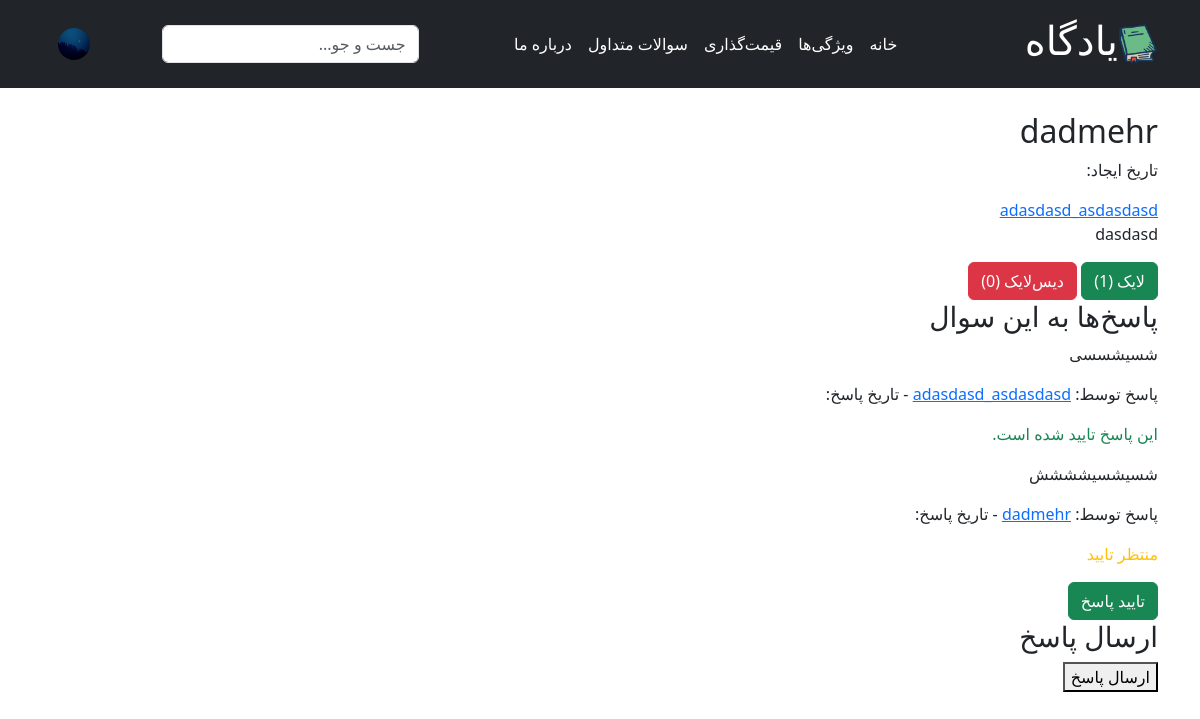
Screenshot of /question/2/ (signed in) with the database file from the repository.
### home/models.py (models this page shows, shortened)
class Question(models.Model):
    title = models.CharField(max_length=255)
    content = models.TextField()
    created_at = models.DateTimeField(auto_now_add=True)
    user = models.ForeignKey(User, on_delete=models.SET_NULL, null=True, blank=True)
    likes_count = models.ManyToManyField(
        User, related_name="liked_questions", blank=True
    )
    dislikes_count = models.ManyToManyField(
        User, related_name="disliked_questions", blank=True
    )

class Reply(models.Model):
    content = models.TextField()
    question = models.ForeignKey(
        "Question", related_name="replies", on_delete=models.CASCADE
    )
    user = models.ForeignKey(
        "auth.User", on_delete=models.SET_NULL, null=True, blank=True
    )
    created_at = models.DateTimeField(auto_now_add=True)
    is_approved = models.BooleanField(default=False)

### home/views.py (the view)
# urls.py: path("question/<int:question_id>/", question_detail, name="question_detail"),
def question_detail(request, question_id):
    question = get_object_or_404(Question, id=question_id)
    likes_count = question.likes_count.count()
    dislikes_count = question.dislikes_count.count()
    user_liked = (
        request.user in question.likes_count.all()
        if request.user.is_authenticated
        else False
    )
    user_disliked = (
        request.user in question.dislikes_count.all()
        if request.user.is_authenticated
        else False
    )
    return render(
        request,
        "question_detail.html",
        {
            "question": question,
            "likes_count": likes_count,
            "dislikes_count": dislikes_count,
            "user_liked": user_liked,
            "user_disliked": user_disliked,
        },
    )

### home/templatetags/custom_filters.py (called while the page is built)
@register.filter
def jalali_date(value):
    if value:
        return jdatetime.date.fromgregorian(date=value).strftime("%d %B")
    return value

### home/templates/question_detail.html (shortened to what this page needs)
{% extends 'base.html' %}
{% load custom_filters %}
{% block content %}
<div class="question-detail-container">
    <div class="question-header">
        <h2>{{ question.title }}</h2>
        <p class="question-meta">تاریخ ایجاد: {{ question.created_at|jalali_date }}</p>
        {% if question.user and question.user.username %}
            <a href="{% url 'user_profile' question.user.username %}">{{ question.user.username }}</a>
        {% else %}
            <span>کاربر ناشناس</span>
        {% endif %}
    </div>
    <div class="question-content">
        <p>{{ question.content }}</p>
    </div>
    <div class="question-reactions">
        <button id="like-button" class="btn btn-success" onclick="toggleReaction('like')">
            لایک ({{ likes_count }})
        </button>
        <button id="dislike-button" class="btn btn-danger" onclick="toggleReaction('dislike')">
            دیس‌لایک ({{ dislikes_count }})
        </button>
    </div>
    <div class="replies-section">
        <h3>پاسخ‌ها به این سوال</h3>
        {% if question.replies.all %}
            <div>
                {% for reply in question.replies.all %}
                    <div class="reply-item">
                        <p>{{ reply.content }}</p>
                        <p class="reply-meta">
                            پاسخ توسط:
                            {% if reply.user %}
                                <a href="{% url 'user_profile' reply.user.username %}">{{ reply.user.username }}</a>
                            {% else %}
                                کاربر ناشناس
                            {% endif %}
                            - تاریخ پاسخ: {{ reply.created_at|jalali_date }}
                        </p>
                        <p class="reply-status">
                            {% if reply.is_approved %}
                                <span class="text-success">این پاسخ تایید شده است.</span>
                            {% else %}
                                <span class="text-warning">منتظر تایید</span>
                            {% endif %}
                        </p>
                        {% if user == question.user and not reply.is_approved %}
                            <form action="{% url 'approve_reply' reply.id %}" method="POST">
                                <button type="submit" class="btn btn-success">تایید پاسخ</button>
                            </form>
                        {% endif %}
                    </div>
                {% endfor %}
            </div>
        {% else %}
            <p>هیچ پاسخی برای این سوال ثبت نشده است.</p>
        {% endif %}
    </div>
    {% if user.is_authenticated %}
        <div class="reply-form">
            <h3>ارسال پاسخ</h3>
            <form method="POST">
                <button type="submit">ارسال پاسخ</button>
            </form>
        </div>
    {% else %}
        <div class="login-notice">
            <p>برای ارسال پاسخ باید <a href="{% url 'login' %}">وارد حساب کاربری خود</a> شوید.</p>
        </div>
    {% endif %}
</div>
{% endblock %}

### rows the page displays
Question: title "dadmehr", user.username "adasdasd_asdasdasd", content "dasdasd"
Reply: content "شسیشسسی", user.username "adasdasd_asdasdasd", is_approved "این پاسخ تایید شده است."
Reply: content "شسیشسیشششش", user.username "dadmehr", is_approved "منتظر تایید"

### other values shown
{{ likes_count }} "1"
{{ dislikes_count }} "0"
